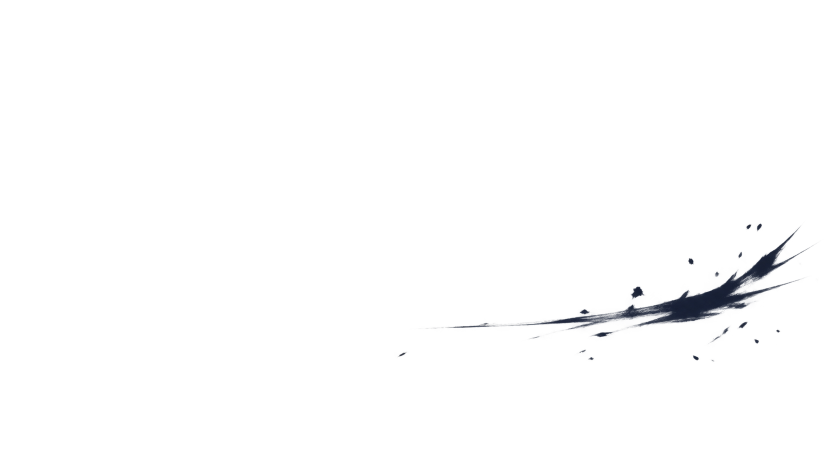
#> input picture Artifacts/GraphicsRemediation/SkillAnimation/SeojinBasic3HitCombo/selected/C3-like-character-free-vfx-exact18-revision-01/raw-native/frame-00.png, 1672 x 941 px (shown at 1/2 size); its folder holds only this picture in this run
$ python build_review.py
#> lines starting #> are read from the running program, lines starting #| are printed output that depends on the picture
from __future__ import annotations
import hashlib, json, shutil
from pathlib import Path
from PIL import Image

ROOT=Path(__file__).parent
SOURCES='''
/Users/pvenus/.codex/generated_images/01a0421a-c5ea-7623-88db-2ac71c27bd93/exec-4a970881-81a9-4e72-a754-518631b5e5b0.png
/Users/pvenus/.codex/generated_images/01a0421a-c5ea-7623-88db-2ac71c27bd93/exec-137ac80e-9c3d-49e6-9ea5-a26414049fd5.png
/Users/pvenus/.codex/generated_images/01a0421a-c5ea-7623-88db-2ac71c27bd93/exec-c438d764-eea9-438e-ad14-58ff45266901.png
/Users/pvenus/.codex/generated_images/01a0421a-c5ea-7623-88db-2ac71c27bd93/exec-1cd9357d-a0ac-40b9-a7ee-660d1cd14d58.png
/Users/pvenus/.codex/generated_images/01a0421a-c5ea-7623-88db-2ac71c27bd93/exec-1fe324f8-d2a4-463f-8dce-63a9605265c1.png
/Users/pvenus/.codex/generated_images/01a0421a-c5ea-7623-88db-2ac71c27bd93/exec-86149569-6eee-4fec-964c-dea0fe6518ab.png
/Users/pvenus/.codex/generated_images/01a0421a-c5ea-7623-88db-2ac71c27bd93/exec-b9798af5-5a94-48fc-8dbf-3b76db93706c.png
/Users/pvenus/.codex/generated_images/01a0421a-c5ea-7623-88db-2ac71c27bd93/exec-a58a245f-276a-4cea-83fa-cd8df7f4132e.png
/Users/pvenus/.codex/generated_images/01a0421a-c5ea-7623-88db-2ac71c27bd93/exec-f861d7fa-dd20-496f-aa88-c576d39aef51.png
/Users/pvenus/.codex/generated_images/01a0421a-c5ea-7623-88db-2ac71c27bd93/exec-47ceedb7-e276-4f7d-b494-0316d03ce364.png
/Users/pvenus/.codex/generated_images/01a0421a-c5ea-7623-88db-2ac71c27bd93/exec-09588042-3e7e-4788-b856-12cbb6463d79.png
/Users/pvenus/.codex/generated_images/01a0421a-c5ea-7623-88db-2ac71c27bd93/exec-bf284838-1730-4ea3-a0c2-c2ca618d6029.png
/Users/pvenus/.codex/generated_images/01a0421a-c5ea-7623-88db-2ac71c27bd93/exec-5acbb115-1513-4ca8-a7b9-2acdc6bc53fb.png
/Users/pvenus/.codex/generated_images/01a0421a-c5ea-7623-88db-2ac71c27bd93/exec-b5a49b07-2173-4b59-8f94-f0eeddd3dbc9.png
/Users/pvenus/.codex/generated_images/01a0421a-c5ea-7623-88db-2ac71c27bd93/exec-24349cfd-3a3d-45ad-b1ec-91e666e83eae.png
/Users/pvenus/.codex/generated_images/01a0421a-c5ea-7623-88db-2ac71c27bd93/exec-a5a87e5d-4f76-41fd-a4b2-eb88dcf27edc.png
/Users/pvenus/.codex/generated_images/01a0421a-c5ea-7623-88db-2ac71c27bd93/exec-c6f0bda9-d3dc-4b96-b72b-255b0c695b14.png
/Users/pvenus/.codex/generated_images/01a0421a-c5ea-7623-88db-2ac71c27bd93/exec-7e85eff7-56b5-48ea-91e6-6abccfe2909c.png
'''.strip().splitlines()
DELAYS=[80,80,80,80,120,80,80,80,80,80,120,80,80,80,80,80,120,320]
def sha(p): return hashlib.sha256(Path(p).read_bytes()).hexdigest()
def contain(im,size,pad=0):
 w,h=size; scale=min((w-2*pad)/im.width,(h-2*pad)/im.height); nw=max(1,round(im.width*scale)); nh=max(1,round(im.height*scale)); q=im.resize((nw,nh),Image.Resampling.LANCZOS); c=Image.new('RGBA',size,(0,0,0,0)); c.alpha_composite(q,((w-nw)//2,(h-nh)//2)); return c
raw=ROOT/'raw-native'; review=ROOT/'review-768x512'; runtime=ROOT/'runtime-256x256'; raw.mkdir(parents=True,exist_ok=True); review.mkdir(parents=True,exist_ok=True); runtime.mkdir(parents=True,exist_ok=True)
reviews=[]; records=[]
for i,s in enumerate(SOURCES):
 p=Path(s); rp=raw/f'frame-{i:02d}.png'; shutil.copyfile(p,rp); im=Image.open(rp)
#> further down, im is the input picture: PIL image 1672x941 RGBA; mean R, G, B, A 0.3, 0.4, 0.8, 2.4
 if im.mode!='RGBA' or im.getchannel('A').getextrema()[0]!=0: raise RuntimeError((i,im.mode,im.size))
 rv=contain(im,(768,512),0); rvp=review/f'frame-{i:02d}.png'; rv.save(rvp); reviews.append(rv)
#> in contain, `q = im.resize((nw, nh), Image.Resampling.LANCZOS)`:
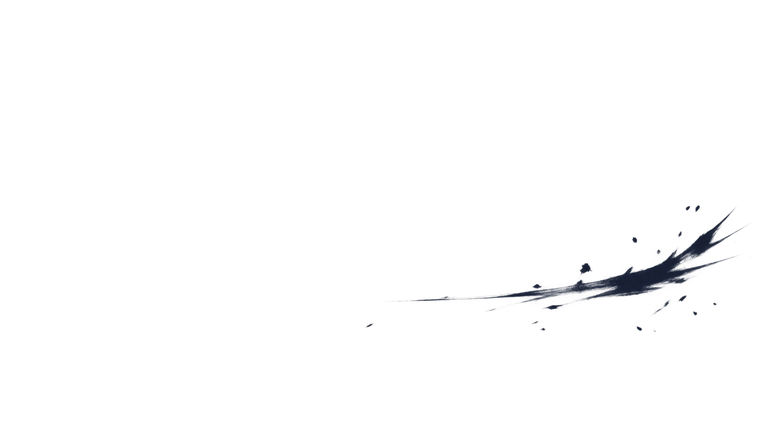
#> q: PIL image 768x432 RGBA; mean R, G, B, A 0.3, 0.4, 0.8, 2.4; transparent parts drawn white
#> in contain, `c = Image.new('RGBA', size, (0, 0, 0, 0))`: c: PIL image 768x512 RGBA; every value is 0
#> in contain, `c.alpha_composite(q, ((w - nw) // 2, (h - nh) // 2))`:
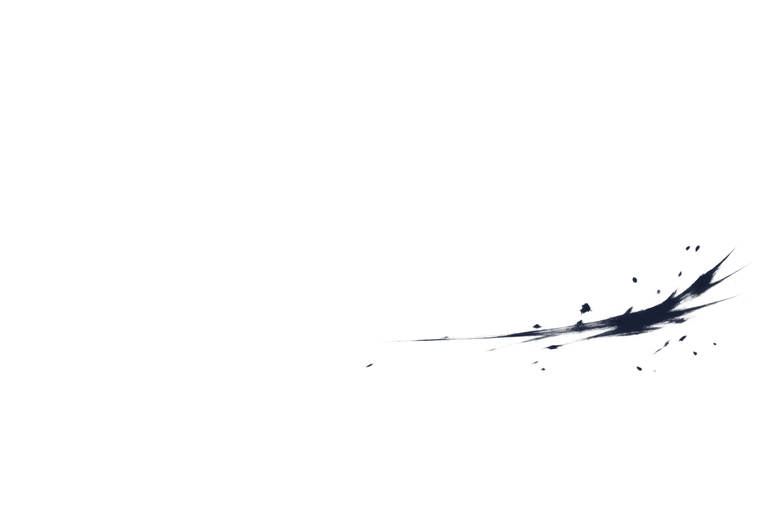
#> c: PIL image 768x512 RGBA; mean R, G, B, A 0.2, 0.4, 0.7, 2; transparent parts drawn white
 rt=contain(im,(256,256),10); rtp=runtime/f'frame-{i:02d}.png'; rt.save(rtp)
#> call 2 of contain, with size = (256, 256), pad = 10
#> in contain (call 2), `c = Image.new('RGBA', size, (0, 0, 0, 0))`: c: PIL image 256x256 RGBA; every value is 0
#> in contain (call 2), `c.alpha_composite(q, ((w - nw) // 2, (h - nh) // 2))`:
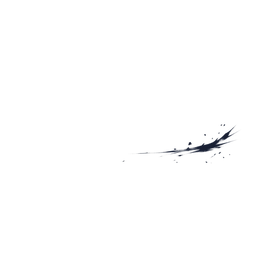
#> c: PIL image 256x256 RGBA; mean R, G, B, A 0.2, 0.3, 0.5, 1.2; transparent parts drawn white
 a=rt.getchannel('A'); records.append({'frame':i,'source':s,'source_size':list(im.size),'source_sha256':sha(p),'review_sha256':sha(rvp),'runtime_sha256':sha(rtp),'runtime_alpha_bbox':list(a.getbbox() or (0,0,0,0)),'runtime_alpha_extrema':list(a.getextrema())})
#> after `a = rt.getchannel('A')`:
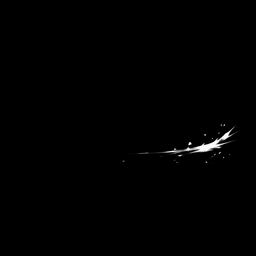
#> a: PIL image 256x256 L; min 0, max 255, mean 1.2
#> (the run stopped early here; a loop or call above may not have finished)
